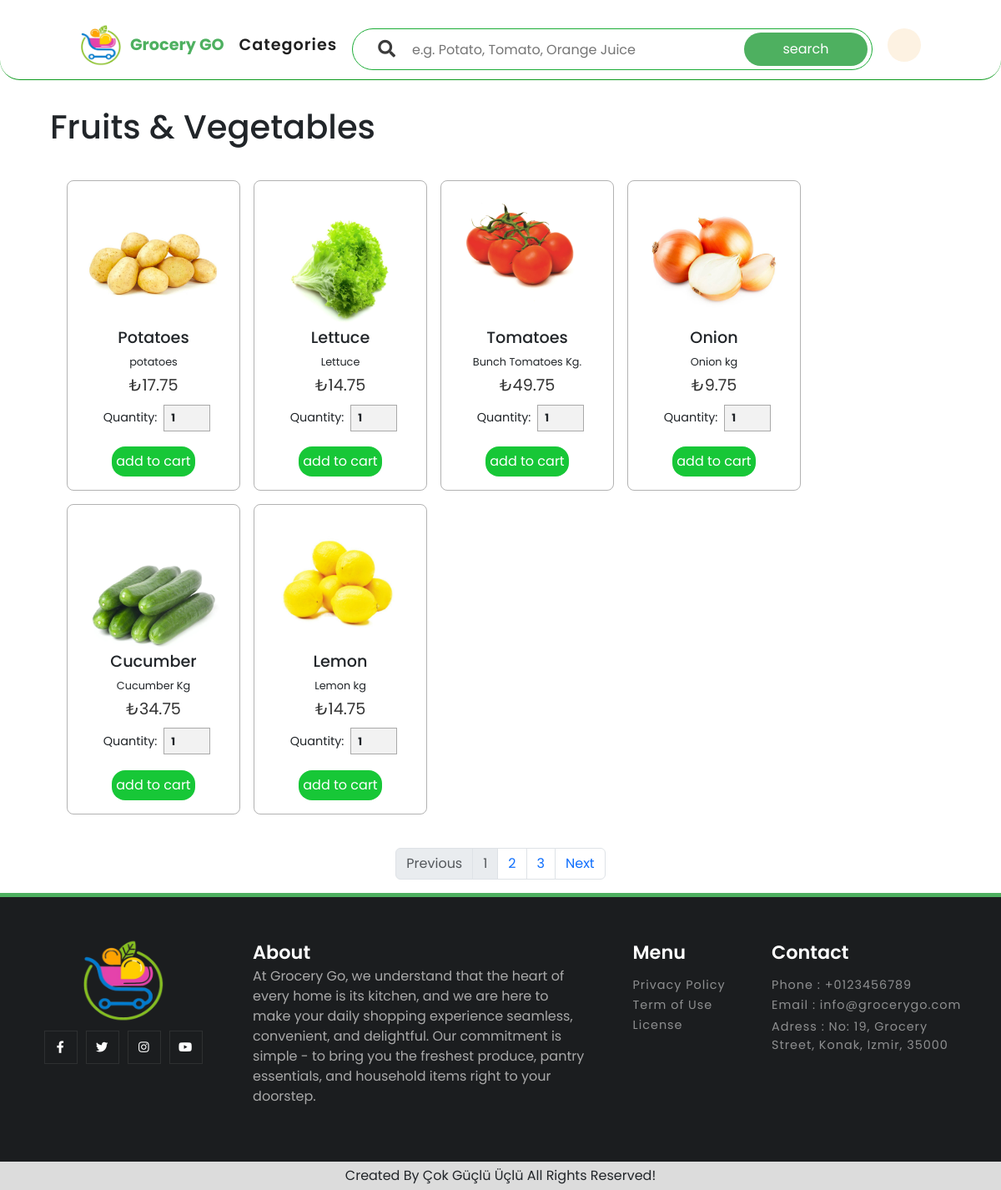
Page /item/category/fruits-vegetables/ on the committed database.
### item/models.py (models this page shows, shortened)
class Category(models.Model):
    name = models.CharField(max_length=100, unique=True)
    icon = models.ImageField(upload_to='category_icons', blank=True, null=True)
    slug = models.SlugField(max_length=100, unique=True)
    class Meta:
        verbose_name_plural = 'Categories'

class Product(models.Model):
    name = models.CharField(max_length=100)
    image = models.ImageField(upload_to='product_images', blank=True, null=True)
    price = models.FloatField(null=False, blank=False)
    description = models.TextField()
    slug = models.SlugField(max_length=100, unique=True)

### item/views.py (the view)
# urls.py: path("category/<slug:category_slug>/", category, name="category"),
def category(request, category_slug):
    category_object = get_object_or_404(Category, slug=category_slug)
    associated_products = Product.objects.filter(productcategory__category=category_object)
    paginator = Paginator(associated_products,6)
    page = request.GET.get('page',1)
    page_obj = paginator.page(page)
    context = {
        'category': category_object,
        'page_obj' : page_obj,
    }
    return render(request, 'item/category.html', context)

### item/templates/item/category.html (shortened to what this page needs)
{% extends 'layout.html' %}
{% load static %}
{% block additionalStyles %}
  <link rel="stylesheet" href="{% static 'css/product.css' %}">
  <link rel="stylesheet" href="{% static 'css/bootstrap.css' %}">
{% endblock %}
{% block content %}
  <h1 style="margin-left: 5vw;" > {{category.name}} </h1>
  <div class="product-container">
    {% for product in page_obj.object_list %}
      <div class="product-box" id="{{ product.slug }}">
        <img src="{{ product.image.url }}" alt="">
        <h3> {{ product.name }}</h3>
        <p class="description multiline">{{ product.description }}</p>
        <div class="bottom-section">
          <div class="price">&#8378;{{ product.price }}</div>
            <div class="quantity">
              <span>quantity: </span>
              <input type="number" min="1" max="10" value="1">
            </div>
            {% if user.is_authenticated %}
              {% csrf_token %}
              <a class="btn" onclick='dbAddToCart("{{product.slug}}","{% url 'cart:add_item_to_cart' %}")' >add to cart</a>
            {% else %}
              <a class="btn" onclick='showErrorModal("Please, login to add product to cart"); openLoginForm();' >add to cart</a>
            {% endif %}
          </div>
        </div>
    {% endfor %}
  </div>
  {% include "item/partials/_pagination.html" %}
{% endblock %}

### static/css/layout.css (style rules this page uses)
* { font-family: poppins; margin: 0px; padding: 0px; box-sizing: border-box; scroll-behavior: smooth; }
a { text-decoration: none!important; }
body { margin: 0px; margin-top: 0px; padding: 0px; font-family: poppins; }

### item/static/css/product.css (style rules this page uses)
.product-container { display: flex; flex-wrap: wrap; gap: 1rem; padding-left: 5rem; padding-right: 5rem; margin: 40px 0px; justify-content: flex-start; align-items: stretch; }
.product-container .product-box { width:13rem; display: flex; flex-direction: column; flex-wrap: nowrap; align-content: center; justify-content: space-evenly; align-items: center; text-align: center; padding: 1rem; border: .05rem solid rgba(0, 0, 0, .3); border-radius: .5rem; overflow: hidden; position: relative; }
.product-container .product-box img { height: 10rem; max-width: 20rem; align-self: center; }
.product-container .product-box h3 { color: var(--black); font-size: 1.2rem; text-transform: capitalize; }
.product-container .product-box .description { font-size: .8rem; max-width: 10rem; white-space: nowrap; overflow: hidden; text-overflow: ellipsis; margin: 0 auto; text-align: center; }
.product-container .product-box .description.multiline { white-space: normal; display: -webkit-box; -webkit-line-clamp: 2; -webkit-box-orient: vertical; }
.product-container .product-box .bottom-section { margin-top: auto; }
.product-container .product-box .price { font-size: 1.2rem; color: #333; padding: .3rem; padding-bottom: 0; }
.product-container .product-box .quantity { display: flex; align-items: center; justify-content: center; padding-top: .3rem; text-transform: capitalize; }
.product-container .product-box .quantity span { padding: 0.5rem; font-size: .9rem; }
.product-container .product-box .quantity input { border: .1rem solid rgba(0, 0, 0, .3); max-height: 2rem; max-width: 3.5rem; font-size: 0.8rem; font-weight: bolder; color: var(--black); padding: .5rem; background: rgba(0, 0, 0, .05); }
.product-container .product-box .btn { margin-top: 1rem; margin-left: 2rem; margin-right: 2rem; padding: .3rem; display: block; background-color: #17c737; border-radius: 1rem; color: #fff; }
body, h1, h2, p, form { margin: 0; padding: 0; }
body { font-family: 'Arial', sans-serif; line-height: 1.6; }

### rows in the picture
Category: name "Fruits & Vegetables"
Product: image (picture), name "Potatoes", description "potatoes", price "17.75"
Product: image (picture), name "Lettuce", description "Lettuce", price "14.75"
Product: image (picture), name "Tomatoes", description "Bunch Tomatoes Kg.", price "49.75"
Product: image (picture), name "Onion", description "Onion kg", price "9.75"
Product: image (picture), name "Cucumber", description "Cucumber Kg", price "34.75"
Product: image (picture), name "Lemon", description "Lemon kg", price "14.75"

### other values in the picture
{{ i }} "1"
{{ i }} "2" "3"
